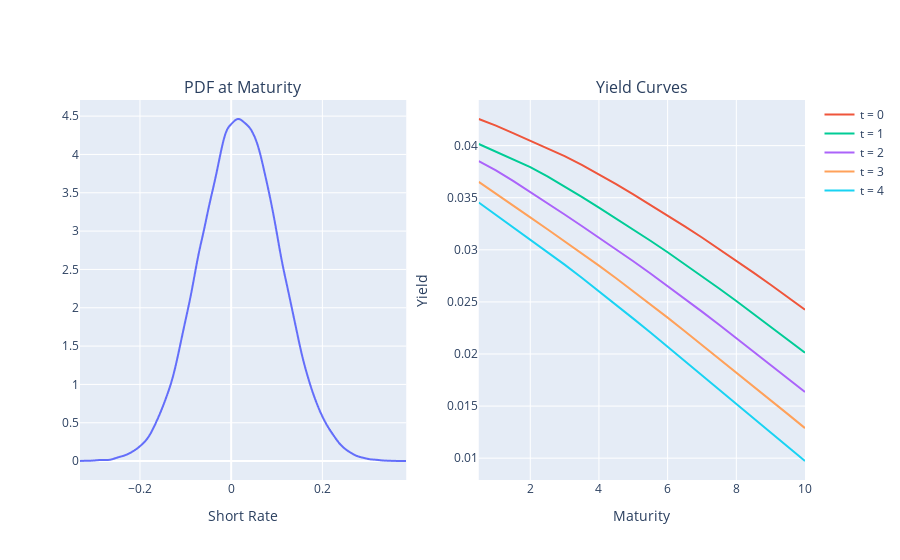

Notebook code for this chart:
### Code cell
# Model parameters
params = {'kappa': 0.05, 'theta': theta_fun, 'sigma':0.03, 'r0': 0.043}
dt = 1 / 252; T = 20; n_paths = 10**(5); maturities = np.linspace(0.5, 10, 20) 

# Simulation of the H-W model
short_rate = hull_white(params, T, dt, n_paths)

# Empirical PDF of the H-W model
x_vals = np.linspace(np.min(short_rate[-1,:]), np.max(short_rate[-1,:]), 5000)
pdf_HW = modelPDF(x_vals, short_rate[-1,:])

# Plots 
fig1 = px.line(x = x_vals, y = pdf_HW)

fig2 = go.Figure()
for t in range(0, 5):
    yields = yield_curve(t, maturities, short_rate, dt)
    fig2.add_trace(go.Scatter(x = maturities, y = yields, mode = 'lines', name = f"t = {t}"))

fig = make_subplots(rows=1, cols=2, subplot_titles=("PDF at Maturity", "Yield Curves"))
fig.add_traces(fig1.data, rows=1, cols=1); fig.update_xaxes(title_text="Short Rate", row=1, col=1)
fig.add_traces(fig2.data, rows=1, cols=2); fig.update_xaxes(title_text="Maturity", row=1, col=2)
fig.update_yaxes(title_text="Yield", row=1, col=2)
fig.show()

### Figure 1 — Plotly figure (JSON) as saved in the notebook; plotly's stock layout.template omitted (floating-point values rounded to 4 significant figures; data arrays with more than 128 entries replaced by an {"elided": "..."} marker saying what was removed)
{"data": [{"hovertemplate": "x=%{x}<br>y=%{y}<extra></extra>", "legendgroup": "", "line": {"color": "#636efa", "dash": "solid"}, "marker": {"symbol": "circle"}, "mode": "lines", "name": "", "showlegend": false, "type": "scattergl", "x": {"elided": "5000 float values"}, "xaxis": "x", "y": {"elided": "5000 float values"}, "yaxis": "y"}, {"mode": "lines", "name": "t = 0", "type": "scatter", "x": [0.5, 1, 1.5, 2, 2.5, 3, 3.5, 4, 4.5, 5, 5.5, 6, 6.5, 7, 7.5, 8, 8.5, 9, 9.5, 10], "xaxis": "x2", "y": [0.04256, 0.04192, 0.04119, 0.04047, 0.03976, 0.03899, 0.03815, 0.03725, 0.0363, 0.03532, 0.03432, 0.03329, 0.03226, 0.03119, 0.03009, 0.02897, 0.02782, 0.02665, 0.02546, 0.02425], "yaxis": "y2"}, {"mode": "lines", "name": "t = 1", "type": "scatter", "x": [0.5, 1, 1.5, 2, 2.5, 3, 3.5, 4, 4.5, 5, 5.5, 6, 6.5, 7, 7.5, 8, 8.5, 9, 9.5, 10], "xaxis": "x2", "y": [0.04016, 0.03943, 0.03872, 0.03793, 0.03704, 0.03609, 0.03508, 0.03405, 0.033, 0.03194, 0.03087, 0.02976, 0.02863, 0.02747, 0.02629, 0.02509, 0.02387, 0.02263, 0.02138, 0.02013], "yaxis": "y2"}, {"mode": "lines", "name": "t = 2", "type": "scatter", "x": [0.5, 1, 1.5, 2, 2.5, 3, 3.5, 4, 4.5, 5, 5.5, 6, 6.5, 7, 7.5, 8, 8.5, 9, 9.5, 10], "xaxis": "x2", "y": [0.03851, 0.03763, 0.03662, 0.03557, 0.03449, 0.03339, 0.03228, 0.03117, 0.03006, 0.02891, 0.02773, 0.02653, 0.02531, 0.02407, 0.02281, 0.02153, 0.02025, 0.01896, 0.01766, 0.01636], "yaxis": "y2"}, {"mode": "lines", "name": "t = 3", "type": "scatter", "x": [0.5, 1, 1.5, 2, 2.5, 3, 3.5, 4, 4.5, 5, 5.5, 6, 6.5, 7, 7.5, 8, 8.5, 9, 9.5, 10], "xaxis": "x2", "y": [0.03652, 0.0354, 0.03427, 0.03312, 0.03197, 0.03083, 0.02967, 0.02849, 0.02727, 0.02603, 0.02477, 0.02349, 0.02219, 0.02088, 0.01956, 0.01823, 0.0169, 0.01557, 0.01423, 0.01289], "yaxis": "y2"}, {"mode": "lines", "name": "t = 4", "type": "scatter", "x": [0.5, 1, 1.5, 2, 2.5, 3, 3.5, 4, 4.5, 5, 5.5, 6, 6.5, 7, 7.5, 8, 8.5, 9, 9.5, 10], "xaxis": "x2", "y": [0.03455, 0.03336, 0.03217, 0.031, 0.02981, 0.02858, 0.02732, 0.02604, 0.02472, 0.0234, 0.02206, 0.0207, 0.01933, 0.01797, 0.0166, 0.01523, 0.01385, 0.01247, 0.0111, 0.009729], "yaxis": "y2"}], "layout": {"annotations": [{"font": {"size": 16}, "showarrow": false, "text": "PDF at Maturity", "x": 0.225, "xanchor": "center", "xref": "paper", "y": 1, "yanchor": "bottom", "yref": "paper"}, {"font": {"size": 16}, "showarrow": false, "text": "Yield Curves", "x": 0.775, "xanchor": "center", "xref": "paper", "y": 1, "yanchor": "bottom", "yref": "paper"}], "xaxis": {"anchor": "y", "domain": [0, 0.45], "title": {"text": "Short Rate"}}, "xaxis2": {"anchor": "y2", "domain": [0.55, 1], "title": {"text": "Maturity"}}, "yaxis": {"anchor": "x", "domain": [0, 1]}, "yaxis2": {"anchor": "x2", "domain": [0, 1], "title": {"text": "Yield"}}}}
